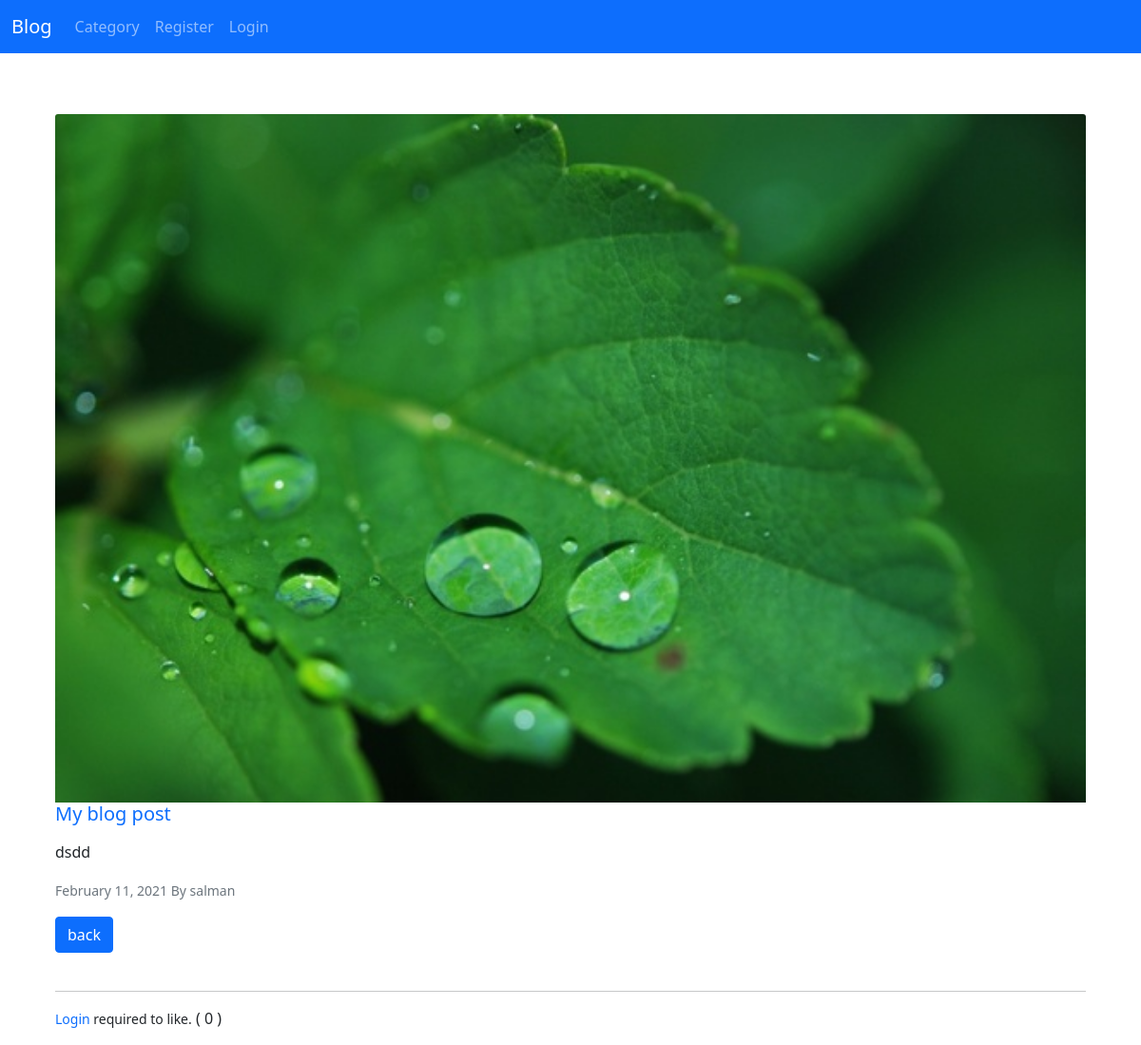
/18, run on the app's committed database.
### post/models.py (models this page shows, shortened)
class Post(models.Model):
    title = models.CharField(max_length=255)
    image = models.ImageField(null=True, blank=True, upload_to='images/')
    author = models.ForeignKey(User, on_delete=models.CASCADE)
    body = RichTextField(blank=True, null=True)
    created_at = models.DateTimeField(auto_now_add=True, blank=True)
    category = models.CharField(max_length=255, default='blog')
    snippet = models.CharField(max_length=255)
    likes = models.ManyToManyField(User, related_name='posts')
    class Meta:
        db_table = 'posts'
    def total_likes(self):
        return self.likes.count()

### post/views.py (the view)
# urls.py: path('<int:pk>', PostDetailView.as_view(), name='post_detail_view'),
class PostDetailView(generic.DetailView):
    model = Post
    template_name = 'post_detail.html'
    def get_context_data(self, **kwargs):
        context = super().get_context_data(**kwargs)
        total = get_object_or_404(Post, id=self.kwargs['pk'])
        liked = False
        if total.likes.filter(id=self.request.user.id).exists():
            liked = True
        context['likes_count'] = total.total_likes()
        context['category_list'] = Category.objects.all()
        context['liked'] = liked
        return context

### post/templates/post_detail.html (shortened to what this page needs)
{% extends 'base.html' %}
{% block content %}
<div class="card-body">
        {% if post.image %}
        <img src="{{ post.image.url }}" alt="" class="card-img-top">
        {% endif %}
        <h5 class="card-title text-primary">{{ post.title}}</h5>
        <p class="card-text">{{ post.body|safe }}</p>
        <p class="card-text">
                <small class="text-muted">{{ post.created_at|date:'F d, Y' }} By {{ post.author}}</small>
        </p>
        <a href="{% url 'post_list_view' %}" class="btn btn-primary">back</a>
        <br><br>
        <hr>
        <form action="{% url 'like_post' post.pk %}" method="POST">
                {% if user.is_authenticated %}
                {% if liked %}
                <button type="submit" name="post_id" value="{{ post.id }}" class="btn btn-danger btn-sm">
                        Dislike
                </button>
                {% else %}
                <button type="submit" name="post_id" value="{{ post.id }}" class="btn btn-primary btn-sm">
                        Like
                </button>
                {% endif %}
                {% else %}
                <small><a href="{% url 'login' %}" class="text-decoration-none">Login</a> required to like.</small>
                {% endif %}
                ( {{ likes_count }} )
        </form>
</div>
{% endblock %}

### data on the page
Post: image (picture), title "My blog post", body "dsdd", created_at "February 11, 2021", author "salman"

### other printed values
{{ likes_count }} "0"
